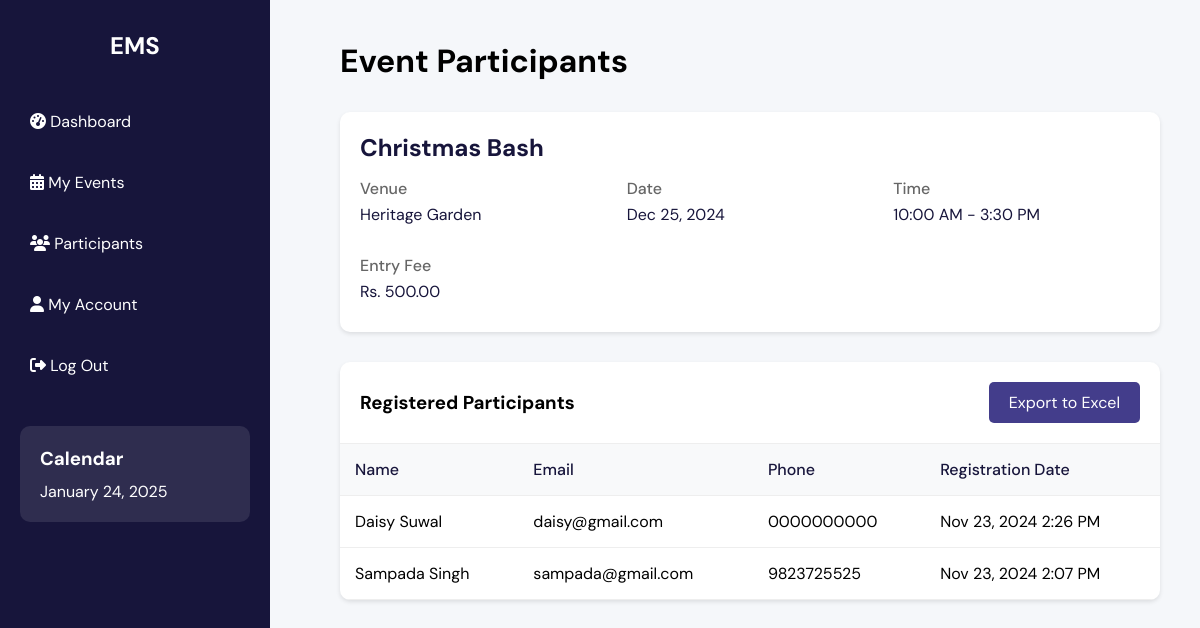
The page /organizer/view_participants.php?event_title=Christmas+Bash (signed in) on the database its author committed.
### tables this page shows
CREATE TABLE `events` (
  `id` int(11) NOT NULL,
  `event_title` varchar(255) NOT NULL,
  `event_venue` varchar(255) NOT NULL,
  `event_location` varchar(255) NOT NULL,
  `start_time` time NOT NULL,
  `end_time` time NOT NULL,
  `start_date` date NOT NULL,
  `end_date` date NOT NULL,
  `event_description` text NOT NULL,
  `organizer_name` varchar(255) NOT NULL,
  `organizer_contact` varchar(255) NOT NULL,
  `event_image` varchar(255) DEFAULT NULL,
  `created_at` timestamp NOT NULL DEFAULT current_timestamp(),
  `organizer_id` int(11) DEFAULT NULL,
  `event_fee` decimal(10,2) NOT NULL DEFAULT 0.00
);

CREATE TABLE `participants` (
  `id` int(11) NOT NULL,
  `p_name` varchar(100) NOT NULL,
  `p_email` varchar(100) NOT NULL,
  `p_phone` varchar(15) NOT NULL,
  `event_title` varchar(100) NOT NULL,
  `created_at` timestamp NOT NULL DEFAULT current_timestamp()
);

### organizer/view_participants.php (the view, shortened to what this page needs)
<?php
include '../config/connect.php';
$organizer_id = $_SESSION['user_id'];
$event_title = $_GET['event_title'] ?? '';
$event_query = "SELECT * FROM events WHERE event_title = ? AND organizer_id = ?";
$event_stmt = $conn->prepare($event_query);
$event_stmt->bind_param("si", $event_title, $organizer_id);
$event_stmt->execute();
$event_result = $event_stmt->get_result();
$event = $event_result->fetch_assoc();
$query = "SELECT p.* FROM participants p
          WHERE p.event_title = ?
          ORDER BY p.created_at DESC";
$stmt = $conn->prepare($query);
$stmt->bind_param("s", $event_title);
$stmt->execute();
$result = $stmt->get_result();
?>
<!DOCTYPE html>
<html lang="en">
<head>
    <link rel="stylesheet" href="https://cdnjs.cloudflare.com/ajax/libs/font-awesome/6.5.1/css/all.min.css">
</head>
<body>
    <div class="sidebar">
        <h2>EMS</h2>
        <div class="menu-item">
            <a href="dashboard.php">
                <i class="fas fa-tachometer-alt"></i>
                <span>Dashboard</span>
            </a>
        </div>
        <div class="menu-item">
            <a href="events.php">
                <i class="fas fa-calendar-alt"></i>
                <span>My Events</span>
            </a>
        </div>
        <div class="menu-item">
            <a href="participants.php">
                <i class="fas fa-users"></i>
                <span>Participants</span>
            </a>
        </div>
        <div class="menu-item">
            <a href="account.php">
                <i class="fas fa-user"></i>
                <span>My Account</span>
            </a>
        </div>
        <div class="menu-item">
            <a href="../php/logout.php">
                <i class="fas fa-sign-out-alt"></i>
                <span>Log Out</span>
            </a>
        </div>
        <div class="calendar">
            <h3>Calendar</h3>
            <p id="currentDate"></p>
        </div>
    </div>
    <div class="content">
        <div class="header">
            <h1>Event Participants</h1>
        </div>
        <div class="event-info">
            <h2><?php echo htmlspecialchars($event['event_title']); ?></h2>
            <div class="event-details">
                <div class="detail-item">
                    <div class="detail-label">Venue</div>
                    <div class="detail-value"><?php echo htmlspecialchars($event['event_venue']); ?></div>
                </div>
                <div class="detail-item">
                    <div class="detail-label">Date</div>
                    <div class="detail-value">
                        <?php
                        echo date('M j, Y', strtotime($event['start_date']));
                        ?>
                    </div>
                </div>
                <div class="detail-item">
                    <div class="detail-label">Time</div>
                    <div class="detail-value">
                        <?php
                        echo date('g:i A', strtotime($event['start_time'])) . ' - ' .
                             date('g:i A', strtotime($event['end_time']));
                        ?>
                    </div>
                </div>
                <div class="detail-item">
                    <div class="detail-label">Entry Fee</div>
                    <div class="detail-value">Rs. <?php echo number_format($event['event_fee'], 2); ?></div>
                </div>
            </div>
        </div>
        <div class="participants-table">
            <div class="table-header">
                <h3>Registered Participants</h3>
                <a href="export_participants.php?event_title=<?php echo urlencode($event_title); ?>" class="export-btn">
                    Export to Excel
                </a>
            </div>
            <?php if ($result->num_rows > 0): ?>
                <table>
                    <thead>
                        <tr>
                            <th>Name</th>
                            <th>Email</th>
                            <th>Phone</th>
                            <th>Registration Date</th>
                        </tr>
                    </thead>
                    <tbody>
                        <?php while ($participant = $result->fetch_assoc()): ?>
                            <tr>
                                <td><?php echo htmlspecialchars($participant['p_name']); ?></td>
                                <td><?php echo htmlspecialchars($participant['p_email']); ?></td>
                                <td><?php echo htmlspecialchars($participant['p_phone']); ?></td>
                                <td><?php echo date('M j, Y g:i A', strtotime($participant['created_at'])); ?></td>
                            </tr>
                        <?php endwhile; ?>
                    </tbody>
                </table>
            <?php else: ?>
                <div class="no-participants">
                    <p>No participants have registered for this event yet.</p>
                </div>
            <?php endif; ?>
        </div>
    </div>
</body>
</html>

### organizer/view_participants.php (style rules this page uses)
* { margin: 0; padding: 0; box-sizing: border-box; }
body { font-family: 'DM Sans', sans-serif; background-color: #f5f7fa; display: flex; min-height: 100vh; }
.sidebar { width: 270px; background-color: #17153B; color: white; padding: 30px 20px; position: fixed; height: 100vh; }
.sidebar h2 { text-align: center; margin-bottom: 40px; }
.menu-item { margin-bottom: 20px; display: flex; align-items: center; padding: 10px; border-radius: 5px; transition: background 0.3s; }
.menu-item a { color: white; text-decoration: none; }
.content { flex-grow: 1; margin-left: 300px; padding: 40px; }
.calendar { margin-top: 40px; padding: 20px; background: rgba(255, 255, 255, 0.1); border-radius: 10px; }
.calendar h3 { margin-bottom: 10px; }
.header { margin-bottom: 30px; }
.event-info { background: white; padding: 20px; border-radius: 10px; box-shadow: 0 2px 4px rgba(0,0,0,0.1); margin-bottom: 30px; }
.event-info h2 { color: #17153B; margin-bottom: 15px; }
.event-details { display: grid; grid-template-columns: repeat(auto-fit, minmax(200px, 1fr)); gap: 20px; }
.detail-item { margin-bottom: 10px; }
.detail-label { font-weight: 500; color: #666; margin-bottom: 5px; }
.detail-value { color: #17153B; }
.participants-table { background: white; border-radius: 10px; box-shadow: 0 2px 4px rgba(0,0,0,0.1); overflow: hidden; }
.table-header { padding: 20px; border-bottom: 1px solid #eee; display: flex; justify-content: space-between; align-items: center; }
.export-btn { padding: 10px 20px; background: #433D8B; color: white; border: none; border-radius: 5px; cursor: pointer; text-decoration: none; transition: transform 0.3s; }
table { width: 100%; border-collapse: collapse; }
th, td { padding: 15px; text-align: left; border-bottom: 1px solid #eee; }
th { background: #f8f9fa; color: #17153B; font-weight: 500; }

### rows shown on the page
events: event_title "Christmas Bash", event_venue "Heritage Garden", start_date "Dec 25, 2024", start_time "10:00 AM", end_time "3:30 PM", event_fee "500.00"
participants: p_name "Daisy Suwal", p_email "daisy@gmail.com", p_phone "0000000000", created_at "Nov 23, 2024 2:26 PM"
participants: p_name "Sampada Singh", p_email "sampada@gmail.com", p_phone "9823725525", created_at "Nov 23, 2024 2:07 PM"
